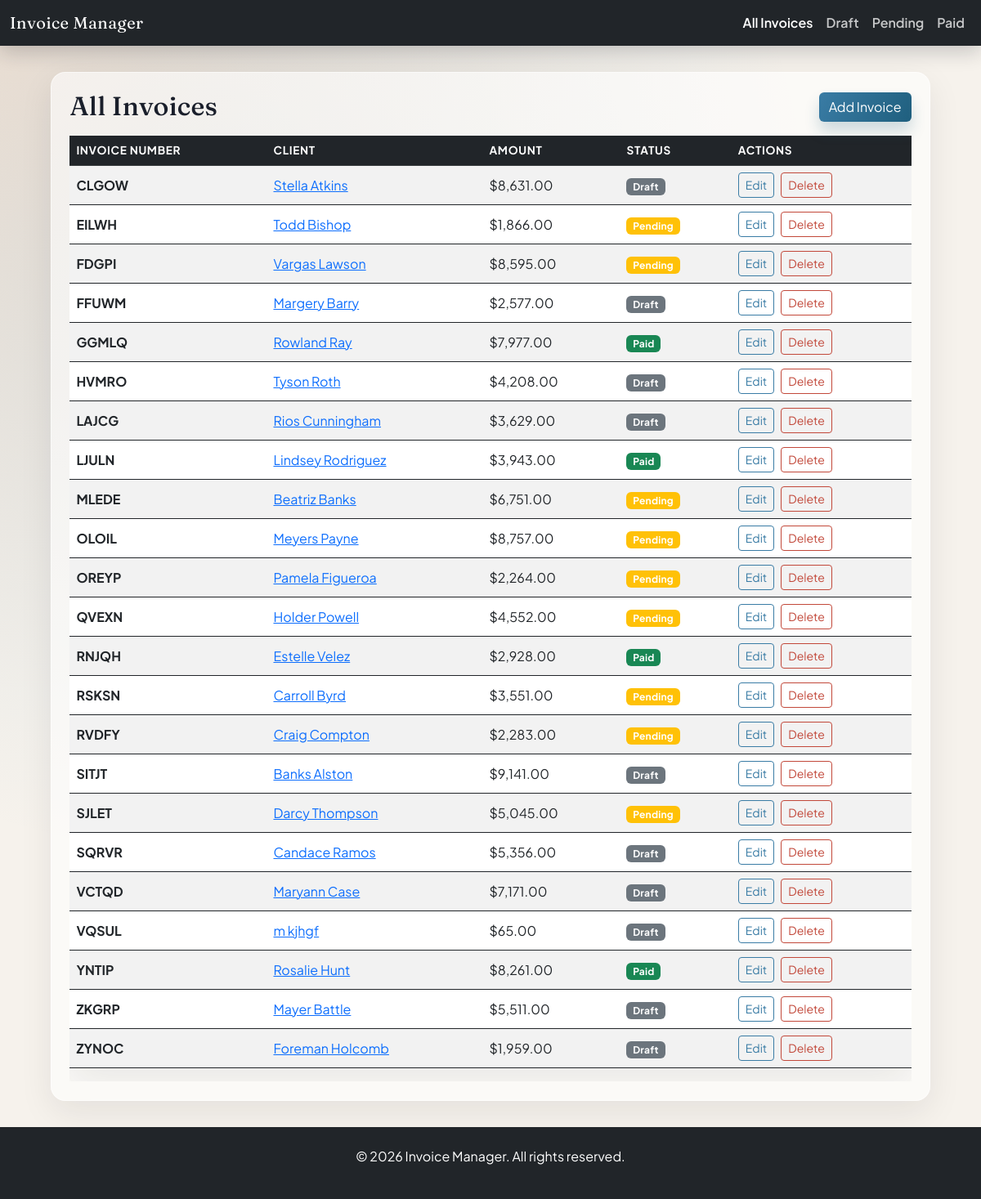
The page / on the database its author committed.
### tables this page shows
CREATE TABLE "invoices" ("id" integer primary key autoincrement not null, "number" varchar not null, "client" varchar not null, "email" varchar not null, "amount" integer not null, "status_id" integer not null);

CREATE TABLE "statuses" ("id" integer primary key autoincrement not null, "status" varchar not null);

### data.php (called while the page is built, shortened)
<?php
function getDatabaseConnection(): PDO
{
    try {
        $pdo = new PDO('sqlite:' . INVOICE_DB_PATH);
        $pdo->setAttribute(PDO::ATTR_ERRMODE, PDO::ERRMODE_EXCEPTION);
        $pdo->setAttribute(PDO::ATTR_DEFAULT_FETCH_MODE, PDO::FETCH_ASSOC);
        $pdo->exec(
            'CREATE TABLE IF NOT EXISTS statuses (
                id INTEGER PRIMARY KEY AUTOINCREMENT,
                status VARCHAR(255) NOT NULL
            )'
        );
        $pdo->exec(
            'CREATE TABLE IF NOT EXISTS invoices (
                id INTEGER PRIMARY KEY AUTOINCREMENT,
                number VARCHAR(255) NOT NULL,
                client VARCHAR(255) NOT NULL,
                email VARCHAR(255) NOT NULL,
                amount INTEGER NOT NULL,
                status_id INTEGER NOT NULL,
                FOREIGN KEY (status_id) REFERENCES statuses(id)
            )'
        );
        return $pdo;
    } catch (PDOException $exception) {
        renderDatabaseErrorAndExit();
    }
}
function getAllowedStatuses(): array
{
    return ['all', 'draft', 'pending', 'paid'];
}
function normalizeStatus(string $status): string
{
    $normalizedStatus = strtolower(trim($status));
    return in_array($normalizedStatus, getAllowedStatuses(), true)
        ? $normalizedStatus
        : 'all';
}
function getInvoices(string $status = 'all'): array
{
    try {
        $pdo = getDatabaseConnection();
        $normalizedStatus = normalizeStatus($status);
        if ($normalizedStatus === 'all') {
            $statement = $pdo->query(
                'SELECT i.number, i.amount, s.status, i.client, i.email
                 FROM invoices i
                 INNER JOIN statuses s ON s.id = i.status_id
                 ORDER BY i.number ASC'
            );
            return $statement->fetchAll();
        }
        $statement = $pdo->prepare(
            'SELECT i.number, i.amount, s.status, i.client, i.email
             FROM invoices i
             INNER JOIN statuses s ON s.id = i.status_id
             WHERE s.status = :status
             ORDER BY i.number ASC'
        );
        $statement->execute([':status' => $normalizedStatus]);
        return $statement->fetchAll();
    } catch (PDOException $exception) {
        renderDatabaseErrorAndExit();
    }
}

### index.php (the view, shortened to what this page needs)
<?php
require_once 'data.php';
$status = strtolower(trim((string)($_GET['status'] ?? 'all')));
$currentStatus = $status;
$headingMap = [
    'all' => 'All Invoices',
    'draft' => 'Draft Invoices',
    'pending' => 'Pending Invoices',
    'paid' => 'Paid Invoices',
];
$content = '<div class="d-flex flex-column flex-md-row justify-content-md-between align-items-md-center gap-2 mb-3">';
$content .= '<h2 class="mb-0">' . $headingMap[$status] . '</h2>';
$content .= '<a class="btn btn-primary" href="add.php">Add Invoice</a>';
$content .= '</div>';
$filtered = getInvoices($status);
if (count($filtered) > 0) {
    $content .= '<div class="table-responsive">';
    $content .= '<table class="table table-striped table-hover align-middle invoice-table">';
    $content .= '<thead class="table-dark"><tr>';
    $content .= '<th>Invoice Number</th>';
    $content .= '<th>Client</th>';
    $content .= '<th>Amount</th>';
    $content .= '<th>Status</th>';
    $content .= '<th>Actions</th>';
    $content .= '</tr></thead>';
    $content .= '<tbody>';
    foreach ($filtered as $invoice) {
        $invoiceNumber = htmlspecialchars((string) $invoice['number'], ENT_QUOTES);
        $invoiceEmail = htmlspecialchars((string) $invoice['email'], ENT_QUOTES);
        $invoiceClient = htmlspecialchars((string) $invoice['client'], ENT_QUOTES);
        $invoiceStatus = htmlspecialchars((string) $invoice['status'], ENT_QUOTES);
        $badgeClass = match ($invoice['status']) {
            'paid' => 'badge bg-success',
            'pending' => 'badge bg-warning',
            'draft' => 'badge bg-secondary',
            default => 'badge bg-dark'
        };
        $content .= '<tr>';
        $content .= '<td data-label="Invoice Number"><strong>' . $invoiceNumber . '</strong></td>';
        $content .= '<td data-label="Client"><a href="mailto:' . $invoiceEmail . '">' . $invoiceClient . '</a></td>';
        $content .= '<td data-label="Amount">$' . number_format($invoice['amount'], 2) . '</td>';
        $content .= '<td data-label="Status"><span class="' . $badgeClass . '">' . ucfirst($invoiceStatus) . '</span></td>';
        $content .= '<td data-label="Actions"><div class="invoice-actions">';
        $content .= '<a class="btn btn-sm btn-outline-primary" href="update.php?number=' . rawurlencode((string) $invoice['number']) . '">Edit</a>'
            . '<form method="post" action="index.php" class="m-0" onsubmit="return confirm(\'Are you sure you want to delete invoice ' . $invoiceNumber . '?\');">'
            . '<input type="hidden" name="action" value="delete">'
            . '<input type="hidden" name="number" value="' . $invoiceNumber . '">'
            . '<button type="submit" class="btn btn-sm btn-outline-danger">Delete</button>'
            . '</form>'
            . '</div></td>';
        $content .= '</tr>';
    }
    $content .= '</tbody></table></div>';
} else {
    if ($status === 'all') {
        $content .= '<div class="alert alert-info" role="alert">No invoices found.</div>';
    } else {
        $content .= '<div class="alert alert-info" role="alert">No ' . strtolower($headingMap[$status]) . ' found.</div>';
    }
}
require_once 'template.php';

### template.php (shortened to what this page needs)
<?php
$currentStatus = $currentStatus ?? 'all';
?>
<!DOCTYPE html>
<html lang="en">
<head>
    <link href="https://cdn.jsdelivr.net/npm/bootstrap@5.3.0/dist/css/bootstrap.min.css" rel="stylesheet">
</head>
<body>
    <nav class="navbar navbar-expand-lg navbar-dark bg-dark">
        <div class="container-fluid">
            <a class="navbar-brand" href="index.php">Invoice Manager</a>
            <div class="collapse navbar-collapse" id="navbarNav">
                <ul class="navbar-nav ms-auto">
                    <li class="nav-item">
                        <a class="nav-link <?php echo $currentStatus === 'all' ? 'active' : ''; ?>" href="index.php?status=all">All Invoices</a>
                    </li>
                    <li class="nav-item">
                        <a class="nav-link <?php echo $currentStatus === 'draft' ? 'active' : ''; ?>" href="index.php?status=draft">Draft</a>
                    </li>
                    <li class="nav-item">
                        <a class="nav-link <?php echo $currentStatus === 'pending' ? 'active' : ''; ?>" href="index.php?status=pending">Pending</a>
                    </li>
                    <li class="nav-item">
                        <a class="nav-link <?php echo $currentStatus === 'paid' ? 'active' : ''; ?>" href="index.php?status=paid">Paid</a>
                    </li>
                </ul>
            </div>
        </div>
    </nav>
    <div class="content-wrapper">
        <div class="container page-container">
            <main class="page-shell">
                <?php echo $content ?? ''; ?>
            </main>
        </div>
    </div>
    <footer class="bg-dark text-white text-center py-4">
        <p>&copy; 2026 Invoice Manager. All rights reserved.</p>
    </footer>
</body>
</html>

### template.php (style rules this page uses)
:root { --ink: #1a1f2b; --ink-muted: #5b6477; --sunset: #f29f63; --ocean: #3a7ca5; --fog: #f6f2ec; --card: #ffffff; --ring: rgba(58, 124, 165, 0.28); }
html, body { height: 100%; }
body { display: flex; flex-direction: column; font-family: "Plus Jakarta Sans", "Segoe UI", sans-serif; color: var(--ink); background: radial-gradient(circle at top left, rgba(242, 159, 99, 0.16), transparent 45%), radial-gradient(circle at 20% 20%, rgba(58, 124, 165, 0.15), transparent 50%), var(--fog); }
.content-wrapper { flex: 1; }
.navbar { backdrop-filter: blur(12px); box-shadow: 0 8px 24px rgba(20, 24, 34, 0.2); }
.navbar-brand { font-family: "Fraunces", "Times New Roman", serif; letter-spacing: 0.5px; }
.nav-link { font-weight: 600; color: rgba(255, 255, 255, 0.75); }
.nav-link.active, .nav-link:hover { color: #fff; }
.container { max-width: 1100px; }
.page-container { padding-top: 2rem; padding-bottom: 2rem; }
.page-shell { background: rgba(255, 255, 255, 0.58); border: 1px solid rgba(255, 255, 255, 0.55); border-radius: 18px; padding: 1.4rem; box-shadow: 0 14px 40px rgba(26, 31, 43, 0.08); }
h2 { font-family: "Fraunces", "Times New Roman", serif; letter-spacing: 0.2px; margin-bottom: 1.1rem; }
.card, .table { background: var(--card); border: none; box-shadow: 0 18px 45px rgba(26, 31, 43, 0.08); }
.table thead th { font-size: 0.85rem; letter-spacing: 0.05em; text-transform: uppercase; white-space: nowrap; }
.table tbody tr { transition: transform 0.2s ease, box-shadow 0.2s ease; }
.btn-primary { background: linear-gradient(120deg, var(--ocean), #1f5f7e); border: none; box-shadow: 0 12px 18px rgba(31, 95, 126, 0.2); }
.btn-outline-primary { border-color: var(--ocean); color: var(--ocean); }
.btn-outline-danger { border-color: #c2483a; color: #c2483a; }
.badge { letter-spacing: 0.02em; }
.invoice-actions { display: flex; gap: 0.5rem; align-items: center; }
.invoice-actions form { margin: 0; }
footer { margin-top: auto; background: #141822; }

### rows shown on the page
invoices: number "CLGOW", client "Stella Atkins", amount "8,631.00", status.status "Draft"
invoices: number "EILWH", client "Todd Bishop", amount "1,866.00", status.status "Pending"
invoices: number "FDGPI", client "Vargas Lawson", amount "8,595.00", status.status "Pending"
invoices: number "FFUWM", client "Margery Barry", amount "2,577.00", status.status "Draft"
invoices: number "GGMLQ", client "Rowland Ray", amount "7,977.00", status.status "Paid"
invoices: number "HVMRO", client "Tyson Roth", amount "4,208.00", status.status "Draft"
invoices: number "LAJCG", client "Rios Cunningham", amount "3,629.00", status.status "Draft"
invoices: number "LJULN", client "Lindsey Rodriguez", amount "3,943.00", status.status "Paid"
invoices: number "MLEDE", client "Beatriz Banks", amount "6,751.00", status.status "Pending"
invoices: number "OLOIL", client "Meyers Payne", amount "8,757.00", status.status "Pending"
invoices: number "OREYP", client "Pamela Figueroa", amount "2,264.00", status.status "Pending"
invoices: number "QVEXN", client "Holder Powell", amount "4,552.00", status.status "Pending"
invoices: number "RNJQH", client "Estelle Velez", amount "2,928.00", status.status "Paid"
invoices: number "RSKSN", client "Carroll Byrd", amount "3,551.00", status.status "Pending"
invoices: number "RVDFY", client "Craig Compton", amount "2,283.00", status.status "Pending"
invoices: number "SITJT", client "Banks Alston", amount "9,141.00", status.status "Draft"
invoices: number "SJLET", client "Darcy Thompson", amount "5,045.00", status.status "Pending"
invoices: number "SQRVR", client "Candace Ramos", amount "5,356.00", status.status "Draft"
invoices: number "VCTQD", client "Maryann Case", amount "7,171.00", status.status "Draft"
invoices: number "VQSUL", client "m kjhgf", amount "65.00", status.status "Draft"
invoices: number "YNTIP", client "Rosalie Hunt", amount "8,261.00", status.status "Paid"
invoices: number "ZKGRP", client "Mayer Battle", amount "5,511.00", status.status "Draft"
invoices: number "ZYNOC", client "Foreman Holcomb", amount "1,959.00", status.status "Draft"

### other values the page prints
$headingMap[$status] "All Invoices"
